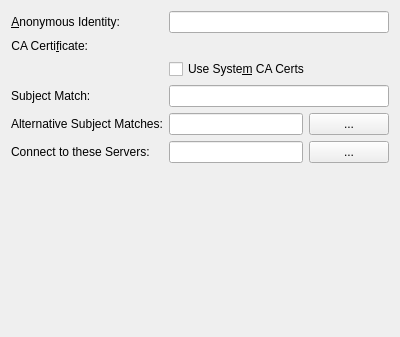
<?xml version="1.0" encoding="UTF-8"?>
<ui version="4.0">
 <class>EapMethodTtls</class>
 <widget class="QWidget" name="EapMethodTtls">
  <property name="geometry">
   <rect>
    <x>0</x>
    <y>0</y>
    <width>400</width>
    <height>337</height>
   </rect>
  </property>
  <layout class="QVBoxLayout" name="verticalLayout">
   <item>
    <layout class="QFormLayout" name="formLayout">
     <item row="0" column="0">
      <widget class="QLabel" name="label">
       <property name="text">
        <string>&amp;Anonymous Identity:</string>
       </property>
       <property name="alignment">
        <set>Qt::AlignRight|Qt::AlignTrailing|Qt::AlignVCenter</set>
       </property>
       <property name="buddy">
        <cstring>leAnonIdentity</cstring>
       </property>
      </widget>
     </item>
     <item row="0" column="1">
      <widget class="KLineEdit" name="leAnonIdentity"/>
     </item>
     <item row="1" column="0">
      <widget class="QLabel" name="label_3">
       <property name="text">
        <string>CA Certi&amp;ficate:</string>
       </property>
       <property name="alignment">
        <set>Qt::AlignRight|Qt::AlignTrailing|Qt::AlignVCenter</set>
       </property>
       <property name="buddy">
        <cstring>kurCaCert</cstring>
       </property>
      </widget>
     </item>
     <item row="1" column="1">
      <widget class="KUrlRequester" name="kurCaCert"/>
     </item>
     <item row="2" column="1">
      <widget class="QCheckBox" name="chkUseSystemCaCerts">
       <property name="text">
        <string>Use Syste&amp;m CA Certs</string>
       </property>
      </widget>
     </item>
     <item row="3" column="0">
      <widget class="QLabel" name="lblSubjectMatch">
       <property name="text">
        <string>Subject Match:</string>
       </property>
      </widget>
     </item>
     <item row="3" column="1">
      <widget class="KLineEdit" name="leSubjectMatch">
       <property name="toolTip">
        <string>Only connect to servers whose certificate's subject matches this. For the syntax see the wpa_supplicant documentation.</string>
       </property>
      </widget>
     </item>
     <item row="4" column="0">
      <widget class="QLabel" name="lblAltSubjectMatches">
       <property name="text">
        <string>Alternative Subject Matches:</string>
       </property>
      </widget>
     </item>
     <item row="4" column="1">
      <layout class="QHBoxLayout" name="horizontalLayout">
       <item>
        <widget class="KLineEdit" name="leAltSubjectMatches">
         <property name="toolTip">
          <string>Only connect to servers whose certificate's alternative subject contains at least one of the entries. For the syntax see the wpa_supplicant documentation. Use ',' to separate entries.</string>
         </property>
        </widget>
       </item>
       <item>
        <widget class="KPushButton" name="altSubjectMatchesMoreBtn">
         <property name="text">
          <string>...</string>
         </property>
        </widget>
       </item>
      </layout>
     </item>
     <item row="5" column="0">
      <widget class="QLabel" name="lblConnectToTheseServers">
       <property name="text">
        <string>Connect to these Servers:</string>
       </property>
      </widget>
     </item>
     <item row="5" column="1">
      <layout class="QHBoxLayout" name="horizontalLayout_1">
       <item>
        <widget class="KLineEdit" name="leConnectToTheseServers">
         <property name="toolTip">
          <string>Only connect to these servers. Use ',' to separate entries.</string>
         </property>
        </widget>
       </item>
       <item>
        <widget class="KPushButton" name="connectToTheseServersMoreBtn">
         <property name="text">
          <string>...</string>
         </property>
        </widget>
       </item>
      </layout>
     </item>
    </layout>
   </item>
   <item>
    <spacer name="verticalSpacer">
     <property name="orientation">
      <enum>Qt::Vertical</enum>
     </property>
     <property name="sizeHint" stdset="0">
      <size>
       <width>20</width>
       <height>0</height>
      </size>
     </property>
    </spacer>
   </item>
  </layout>
 </widget>
 <customwidgets>
  <customwidget>
   <class>KLineEdit</class>
   <extends>QLineEdit</extends>
   <header>klineedit.h</header>
  </customwidget>
  <customwidget>
   <class>KPushButton</class>
   <extends>QPushButton</extends>
   <header>kpushbutton.h</header>
  </customwidget>
  <customwidget>
   <class>KUrlRequester</class>
   <extends>QFrame</extends>
   <header>kurlrequester.h</header>
  </customwidget>
 </customwidgets>
 <resources/>
 <connections>
  <connection>
   <sender>chkUseSystemCaCerts</sender>
   <signal>toggled(bool)</signal>
   <receiver>kurCaCert</receiver>
   <slot>setDisabled(bool)</slot>
   <hints>
    <hint type="sourcelabel">
     <x>220</x>
     <y>74</y>
    </hint>
    <hint type="destinationlabel">
     <x>224</x>
     <y>59</y>
    </hint>
   </hints>
  </connection>
 </connections>
</ui>
